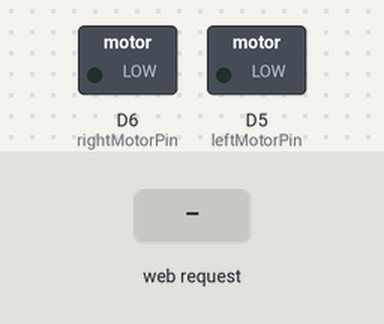
This sketch was run on a simulated ESP8266 (NodeMCU). Parts: switched loads named in the sketch (green lamp = pin HIGH). The test bench sets the inputs (shaded band). WiFi joins after 1.5 s; servers stay silent unless stated; what the sketch prints to the serial monitor is not drawn.

Above: at 2.8 s.
2.9 s: HTTP request GET /left received
At 4.1 s:
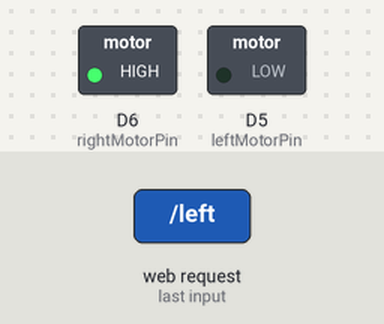
4.4 s: HTTP request GET /right received
At 5.5 s:
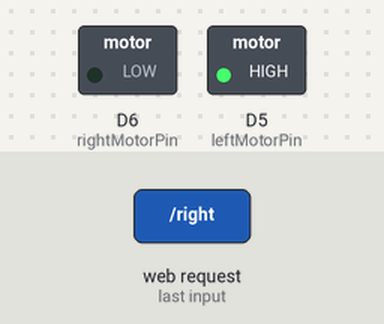
5.9 s: HTTP request GET /forward received
At 6.6 s:
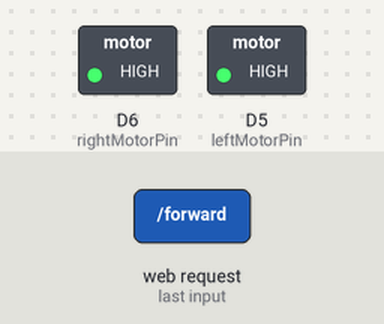
Timing chart, 0 to 8.9 s (numbered marks = the images above; inputs shaded):
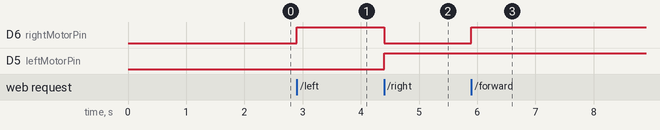

The sketch:

EvanRCCode.ino
```cpp
#include <ESP8266WiFi.h>
#include <WiFiClient.h>
#include <ESP8266WebServer.h>

const char index_html[] PROGMEM = R"=====(
<!DOCTYPE html>
<html>
  <head>
    <title>Robot Controller</title>
    <style>
      body {
        background: linear-gradient(to bottom, #4568dc, #b06ab3) no-repeat center center fixed;
        background-size: cover;
      }
      table{
        width:500px;
        font-size: 50px;
      }
      td{
        width:33%;
        text-align:center;
      }
      a{
        display: block;
        color: white;
        background-color: rgba(0,0,0,0.6);
        text-decoration: none;
        border-radius: 10px;
      }
      a:hover{
        background-color: rgba(0,0,0,0.3);
        color: black;
      }
    </style>
  </head>
  <body>
    <table>
      <tr>
        <td></td>
        <td><a href=/forward>^</a></td>
        <td></td>
      </tr>
      <tr>
        <td><a href=/left><</a></td>
        <td><a href=/stop>STOP</a></td>
        <td><a href=/right>></a></td>
      </tr>
    </table>
  </body>
</html> )=====";

const char* ssid = "bsuguest";
ESP8266WebServer server(80);
int leftMotorPin = D5;
int rightMotorPin = D6;

void sendHTML() {
  String s = index_html;
  server.send(200, "text/html", s);
}

void handleLeft() {
  digitalWrite(leftMotorPin, LOW);
  digitalWrite(rightMotorPin, HIGH);
  Serial.println("Motors Left...");
  sendHTML();
}

void handleRight() {
  digitalWrite(leftMotorPin, HIGH);
  digitalWrite(rightMotorPin, LOW);
  Serial.println("Motors Right...");
  sendHTML();
}

void handleForward() {
  digitalWrite(leftMotorPin, HIGH);
  digitalWrite(rightMotorPin, HIGH);
  Serial.println("Motors Forward...");
  sendHTML();
}

void handleStop() {
  digitalWrite(leftMotorPin, LOW);
  digitalWrite(rightMotorPin, LOW);
  Serial.println("STOP!");
  sendHTML();
}

void setup() {
  Serial.begin(9600);
  delay(100);
  WiFi.begin(ssid, "");
  Serial.println("Began WiFi!");

  Serial.print("Attempting to connect.");
  while(WiFi.status() != WL_CONNECTED) {
    delay(500);
    Serial.print(".");
  }
  Serial.println("\nConnected to WiFi!");

  Serial.print("IP: ");
  Serial.println(WiFi.localIP());

  pinMode(leftMotorPin, OUTPUT);
  pinMode(rightMotorPin, OUTPUT);

  server.on("/", handleStop);
  server.on("/left", handleLeft);
  server.on("/right", handleRight);
  server.on("/forward", handleForward);
  server.on("/stop", handleStop);

  server.begin();
  Serial.println("HTTP Server Started!");

}

void loop() {
  server.handleClient();
}
```

Measured:
- after the input at 2.9 s, D6 (rightMotorPin): LOW → HIGH at once
- after the input at 4.4 s, D6 (rightMotorPin): HIGH → LOW at once; D5 (leftMotorPin): LOW → HIGH at once
- after the input at 5.9 s, D6 (rightMotorPin): LOW → HIGH at once
